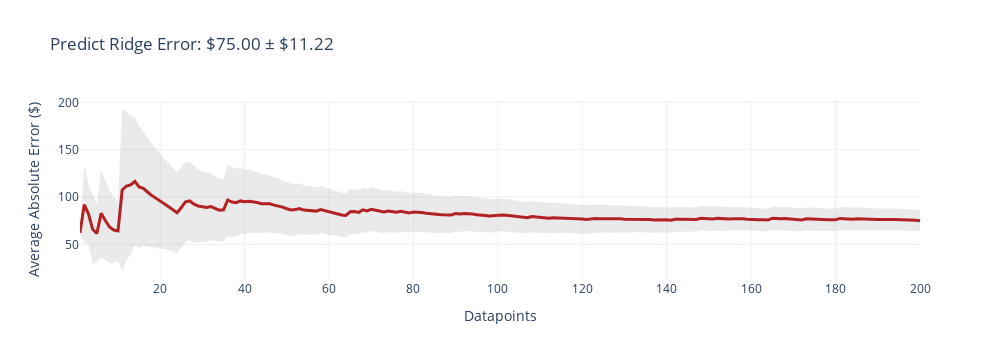
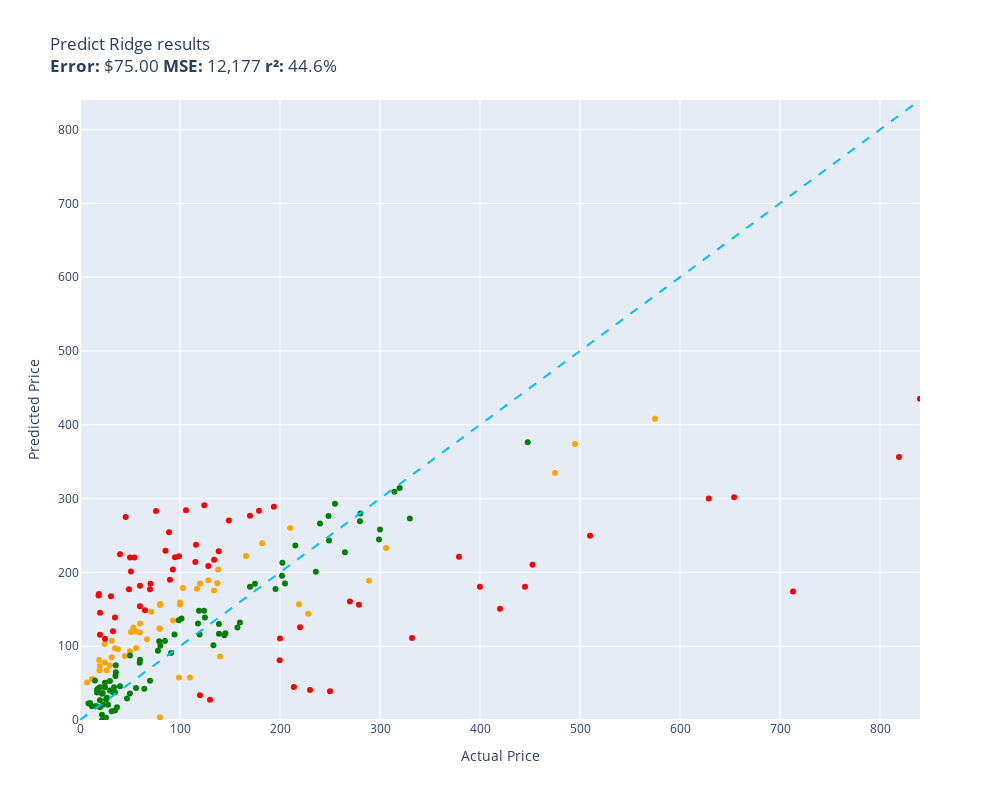

The notebook cell saved with these charts, in order:
### Code cell
ridge_pipeline.fit(train_df['text'], train_df['price'])
def predict_ridge(item):
    return ridge_pipeline.predict([item.summary])[0]
evaluate(predict_ridge, test)

### Figure 1 — Plotly figure (JSON) as saved in the notebook; plotly's stock layout.template omitted (floating-point values rounded to 4 significant figures; data arrays with more than 128 entries replaced by an {"elided": "..."} marker saying what was removed)
{"data": [{"fill": "toself", "fillcolor": "rgba(150,150,150,0.2)", "hoverinfo": "skip", "line": {"color": "rgba(0,0,0,0)"}, "type": "scatter", "x": {"elided": "400 int values"}, "y": {"elided": "400 float values"}}, {"customdata": {"elided": "200 float values"}, "hovertemplate": "n=%{x}<br>Avg Error=$%{y:,.2f}<br>±95% CI=$%{customdata:,.2f}<extra></extra>", "line": {"color": "firebrick", "width": 3}, "mode": "lines", "type": "scatter", "x": {"elided": "200 int values"}, "y": {"elided": "200 float values"}}], "layout": {"height": 360, "showlegend": false, "title": {"text": "Predict Ridge Error: $75.00 ± $11.22"}, "width": 1000, "xaxis": {"title": {"text": "Datapoints"}}, "yaxis": {"title": {"text": "Average Absolute Error ($)"}}}}

### Figure 2 — Plotly figure (JSON) as saved in the notebook; plotly's stock layout.template omitted (floating-point values rounded to 4 significant figures)
{"data": [{"customdata": [["Old Blood Noise Excess V2 Distortion Cho...\nGuess=$156.77  Actual=$219.00"], ["NewPower99 Battery Kit for Samsung Galax...\nGuess=$-8.06  Actual=$54.95"], ["Stand for Raven Pro Document Scanner - P...\nGuess=$73.69  Actual=$29.85"], ["GJY Portable TV,10.6 inch Mini TV for AT...\nGuess=$123.92  Actual=$79.36"], ["APS iBoard 6-inch Aluminum (Black Powder...\nGuess=$259.96  Actual=$210.23"], ["Intermatic PX300 12V 300W Transformer wi...\nGuess=$175.56  Actual=$134.00"], ["Mini PC, Kinupute Desktop Computer E3-12...\nGuess=$373.97  Actual=$495.00"], ["Clementoni 39132.5 Jigsaw Puzzle 1,000 P...\nGuess=$3.57  Actual=$79.95"], ["10GBase-LR SFP+ Transceiver, Handar 10GB...\nGuess=$73.17  Actual=$19.99"], ["Task T24287 Roman Ogee Router Bit with 1...\nGuess=$120.16  Actual=$55.88"], ["Southwire 120V/15A Right Angle User Atta...\nGuess=$95.79  Actual=$37.87"], ["15\" Locking Shower Head Extension Arm in...\nGuess=$155.57  Actual=$79.95"], ["Mylites+ Standard Comic Book Mylar Sleev...\nGuess=$97.17  Actual=$34.99"], ["Baseball Backpacks Large 18 Inch Bookbag...\nGuess=$85.13  Actual=$31.77"], ["KOHLER 18865-CP Filtered Water Faucet, P...\nGuess=$334.63  Actual=$475.00"], ["Projector, CRAZVIEW Projector with WiFi ...\nGuess=$125.23  Actual=$53.40"], ["Retevis RT68 Soft Earhook Walkie Talkie ...\nGuess=$50.78  Actual=$6.99"], ["Western Digital Enterprise RE4-GP 2TB SA...\nGuess=$57.67  Actual=$109.95"], ["Ultra Duster Canned Air Net 10 Oz 6-Pack\nGuess=$93.19  Actual=$49.90"], ["Satco S9596, 4 Count (Pack of 1), 4.18\nGuess=$55.52  Actual=$12.00"], ["Marvel Legends Series X-Men 6-Inch Archa...\nGuess=$57.66  Actual=$98.95"], ["ANZO USA 111207 GMC SIERRA 99-06 / YUKON...\nGuess=$239.30  Actual=$182.28"], ["Kingston Brass KS269SN Kingston Clawfoot...\nGuess=$233.00  Actual=$305.99"], ["EMART Photography C Stand with Boom Arm,...\nGuess=$184.89  Actual=$119.99"], ["Pioneer 2AM401-BN Two Handle Kitchen Fau...\nGuess=$144.04  Actual=$228.22"], ["Walker Exhaust Ultra EPA 16478 Direct Fi...\nGuess=$408.20  Actual=$574.99"], ["4LT LUMINETTE Vanity Opal GLS BSN\nGuess=$159.10  Actual=$99.99"], ["4pc Wheel Spacers Adapters 4\" (2inch Per...\nGuess=$177.83  Actual=$116.95"], ["Royal Designs, Inc. Decorative Abundant ...\nGuess=$77.91  Actual=$24.95"], ["DuraGo 29515020 Front Hub Assembly\nGuess=$189.38  Actual=$128.34"], ["Berta (6 Pieces) 1-1/4 inch Overlay, 90 ...\nGuess=$102.89  Actual=$24.66"], ["Linkloos Solar Street Lights Outdoor Wat...\nGuess=$97.59  Actual=$55.99"], ["GENUINE VOLVO THERMOSTAT (3.0, 3.2) S60 ...\nGuess=$178.68  Actual=$102.85"], ["Cardone 84-58642 New HEI Electronic Dist...\nGuess=$222.27  Actual=$165.99"], ["Hp Pavilion P7-1257c Motherboard Aahd3-h...\nGuess=$118.38  Actual=$59.86"], ["Amana Tool - SC587 Carbide Tipped 3-Wing...\nGuess=$146.80  Actual=$71.23"], ["Evan Fischer Radiator Cooling Fan Assemb...\nGuess=$185.10  Actual=$137.34"], ["ASUS VY279HE-W 27” 1080P Monitor - White...\nGuess=$203.79  Actual=$138.10"], ["Diversitech UC2436-3 Ultralite Condenser...\nGuess=$157.02  Actual=$80.39"], ["Lorell Bell Chair Glide, 2.5\", Black\nGuess=$67.11  Actual=$19.50"], ["CTLAMP XL-2100 Professional Quality XL-2...\nGuess=$107.54  Actual=$32.00"], ["200 ' feet True 14 Gauge AWG CCA Speaker...\nGuess=$86.80  Actual=$44.95"], ["StonKraft Brass Chess Board Game Set wit...\nGuess=$86.15  Actual=$140.00"], ["Baumgartens Sicurix Blank PVC ID Cards (...\nGuess=$81.23  Actual=$19.11"], ["Audio Techinca ATW-T1002 System 10 Handh...\nGuess=$188.65  Actual=$289.00"], ["LD Compatible Ink Cartridge Replacement ...\nGuess=$-20.10  Actual=$41.99"], ["Samsung DA97-07603B Freezer Ice Maker As...\nGuess=$134.96  Actual=$93.02"], ["KZ ZS10 Pro in Ear Monitor Headphone KZ ...\nGuess=$109.32  Actual=$66.99"], ["Fender Hendrix Voodoo Child Coiled Instr...\nGuess=$130.67  Actual=$59.99"], ["W11130208 W10695459 Refrigerator LED Mod...\nGuess=$67.47  Actual=$26.59"], ["Fitness Center Gym Room Weight Train Dua...\nGuess=$156.47  Actual=$99.99"], ["MonMount Triple Monitor Stand Freestandi...\nGuess=$123.47  Actual=$79.99"], ["Refresh NSF-53 Premium Replacement Refri...\nGuess=$119.26  Actual=$50.99"]], "hovertemplate": "%{customdata[0]}<extra></extra>", "legendgroup": "orange", "marker": {"color": "orange", "size": 6, "symbol": "circle"}, "mode": "markers", "name": "orange", "orientation": "v", "showlegend": true, "type": "scatter", "x": [219.0, 54.95, 29.85, 79.36, 210.2, 134.0, 495.0, 79.95, 19.99, 55.88, 37.87, 79.95, 34.99, 31.77, 475.0, 53.4, 6.99, 110.0, 49.9, 12.0, 98.95, 182.3, 306.0, 120.0, 228.2, 575.0, 99.99, 117.0, 24.95, 128.3, 24.66, 55.99, 102.8, 166.0, 59.86, 71.23, 137.3, 138.1, 80.39, 19.5, 32.0, 44.95, 140.0, 19.11, 289.0, 41.99, 93.02, 66.99, 59.99, 26.59, 99.99, 79.99, 50.99], "xaxis": "x", "y": [156.8, -8.059, 73.69, 123.9, 260.0, 175.6, 374.0, 3.573, 73.17, 120.2, 95.79, 155.6, 97.17, 85.13, 334.6, 125.2, 50.78, 57.67, 93.19, 55.52, 57.66, 239.3, 233.0, 184.9, 144.0, 408.2, 159.1, 177.8, 77.91, 189.4, 102.9, 97.59, 178.7, 222.3, 118.4, 146.8, 185.1, 203.8, 157.0, 67.11, 107.5, 86.8, 86.15, 81.23, 188.6, -20.1, 135.0, 109.3, 130.7, 67.47, 156.5, 123.5, 119.3], "yaxis": "y"}, {"customdata": [["telpo Headlight Assembly Fit For 15 Camr...\nGuess=$237.59  Actual=$115.99"], ["RBC12-UPC Replacement Battery Cartridge ...\nGuess=$40.63  Actual=$229.99"], ["Bam France 2002XL Contoured Hightech Bla...\nGuess=$174.01  Actual=$713.00"], ["Metabo HPT 36V MultiVolt™ Cordless Rotar...\nGuess=$221.07  Actual=$379.00"], ["46mm Digital Pro High-Resolution Close-U...\nGuess=$145.45  Actual=$19.99"], ["Innovative Percussion CB-6 Chamois Bass ...\nGuess=$220.24  Actual=$54.32"], ["LOVE MEI Galaxy S10 Lite Case, Military ...\nGuess=$120.20  Actual=$32.98"], ["Bam Trekking 3027SB Single Black Clarine...\nGuess=$111.12  Actual=$332.00"], ["DEWALT 20V MAX* XR Impact Driver with Bl...\nGuess=$210.17  Actual=$452.53"], ["Deco Mount Pro Tripod Microphone Stand w...\nGuess=$181.95  Actual=$59.95"], ["Scranton & Co 3 Drawer Mobile File Cabin...\nGuess=$214.01  Actual=$115.35"], ["Canon EOS Rebel T7 Digital SLR Camera wi...\nGuess=$356.29  Actual=$819.00"], ["Travelpro Platinum Elite Slim Business L...\nGuess=$44.61  Actual=$213.83"], ["JRready ST6313 DT Deutsch Connector Kit,...\nGuess=$81.08  Actual=$199.68"], ["Dakota Alert MURS Alert Probe Sensor - M...\nGuess=$125.52  Actual=$219.99"], ["DALDED LED Light Kit for Lego Sonic Gree...\nGuess=$110.05  Actual=$24.99"], ["3D Tree Hole Branches 075 Stair Risers D...\nGuess=$27.52  Actual=$129.99"], ["Diversitech WG840585 Motor, (Ddb) 1/3Hp,...\nGuess=$217.23  Actual=$134.12"], ["MC: Pindicator (Dual Intensity Amber)\nGuess=$224.50  Actual=$40.00"], ["Poison Spyder 10-08-020 Rocker Knocker\nGuess=$300.21  Actual=$628.76"], ["DIMARZIO 204284 DP 163FBK Blues Bucker G...\nGuess=$190.08  Actual=$89.99"], ["Lighted Triangle Mirror Cabinet Bathroom...\nGuess=$180.51  Actual=$445.00"], ["BESTILL Wall Mounted Shower Faucet Set, ...\nGuess=$283.04  Actual=$76.00"], ["Engine Thermostat, Replace 19301-PAA-306...\nGuess=$170.71  Actual=$18.89"], ["Dell Optiplex 390 Desktop Computer i3 3....\nGuess=$290.89  Actual=$124.27"], ["Neporal Full Spectrum Light Bulb, 6000K ...\nGuess=$168.76  Actual=$18.59"], ["Pidoko Kids Train Table, Grey with 90 Pc...\nGuess=$33.63  Actual=$119.97"], ["LEGO Marvel Avengers War Machine Buster ...\nGuess=$154.13  Actual=$59.95"], ["KOHLER K-1185540-CP Assembly-Slider\nGuess=$275.14  Actual=$45.67"], ["Trim Kit for 2-handle Shower & Tub Valve...\nGuess=$220.53  Actual=$94.99"], ["iPhone 12/12 Pro Nicaragua Guardabarranc...\nGuess=$115.55  Actual=$19.97"], ["Aeromotive 13304 Regulator, X1 Adjustabl...\nGuess=$160.67  Actual=$269.95"], ["Canon Sure Shot 90u 35mm Date Camera\nGuess=$180.44  Actual=$399.89"], ["Wilkinson LOW GAUSS Vintage Tone Strat S...\nGuess=$167.70  Actual=$30.93"], ["Ibanez M510OVS Acoustic Mandolin in Vint...\nGuess=$276.83  Actual=$169.99"], ["CradlePoint Compact Broadband Router (CB...\nGuess=$254.41  Actual=$89.00"], ["Pyle Wireless Rear View Backup Camera - ...\nGuess=$184.54  Actual=$70.45"], ["Universal Power Group 12V 100Ah Sealed L...\nGuess=$110.54  Actual=$199.99"], ["Auertech Portable Washing Machine, 14lbs...\nGuess=$221.99  Actual=$98.99"], ["18 Inch White Undermount Kitchen Sink - ...\nGuess=$283.50  Actual=$179.00"], ["ECCPP Power Steering Pump for 2009-2010 ...\nGuess=$229.43  Actual=$85.48"], ["UPR Mach 1 Chin Spoiler Fits 94-98 Musta...\nGuess=$148.71  Actual=$64.99"], ["Skullcandy Hesh Evo Bluetooth Headphones...\nGuess=$177.11  Actual=$69.99"], ["ROHL WSGUM3018WH Wire Sink Grids, White\nGuess=$208.52  Actual=$128.28"], ["Music Hall pa15.3 MM/MC Phono Preamplifi...\nGuess=$38.85  Actual=$250.00"], ["4 Inches Rolled Muffler Tip Catback Exha...\nGuess=$288.78  Actual=$193.88"], ["Competition Clutch Disc and Pressure Pla...\nGuess=$249.56  Actual=$510.00"], ["The Puppet Company - Carpet-Unicorn, Whi...\nGuess=$-66.51  Actual=$19.00"], ["KUNFINE Android Radio CarPlay & Android ...\nGuess=$284.07  Actual=$106.00"], ["VIPMOTOZ Sequential Turn Signal Premium ...\nGuess=$156.21  Actual=$278.94"], ["A-Premium Front Suspension Steering Knuc...\nGuess=$177.25  Actual=$48.99"], ["Dell XPS 13 9343-2727SLV 13.3\" Full HD S...\nGuess=$435.09  Actual=$839.99"], ["BXYJY for Samsung Galaxy Z Fold 3 Case w...\nGuess=$-48.93  Actual=$49.99"], ["Pacific Drums PDCM1618TTRB 16 x 18 Inche...\nGuess=$150.80  Actual=$419.99"], ["Vinyl Soft Top Roll-up Adjustable Truck ...\nGuess=$270.14  Actual=$148.88"], ["Blanco 230966 Valea Stainless Steel Sink...\nGuess=$203.83  Actual=$92.88"], ["Empava 24\" Single Wall Ovens 10 Cooking ...\nGuess=$301.90  Actual=$654.14"], ["Viola Bow 4/4 Full Size Carbon Fiber (Bl...\nGuess=$220.03  Actual=$49.99"], ["Jada Toys Ryan's World Combo Panda Airli...\nGuess=$138.87  Actual=$34.94"], ["Pyle 2x120 Watt Home Audio Speaker Power...\nGuess=$201.12  Actual=$50.92"], ["Garmin 010-12402-10 GT15M-TM Transom-Mou...\nGuess=$228.60  Actual=$138.74"]], "hovertemplate": "%{customdata[0]}<extra></extra>", "legendgroup": "red", "marker": {"color": "red", "size": 6, "symbol": "circle"}, "mode": "markers", "name": "red", "orientation": "v", "showlegend": true, "type": "scatter", "x": [116.0, 230.0, 713.0, 379.0, 19.99, 54.32, 32.98, 332.0, 452.5, 59.95, 115.3, 819.0, 213.8, 199.7, 220.0, 24.99, 130.0, 134.1, 40.0, 628.8, 89.99, 445.0, 76.0, 18.89, 124.3, 18.59, 120.0, 59.95, 45.67, 94.99, 19.97, 269.9, 399.9, 30.93, 170.0, 89.0, 70.45, 200.0, 98.99, 179.0, 85.48, 64.99, 69.99, 128.3, 250.0, 193.9, 510.0, 19.0, 106.0, 278.9, 48.99, 840.0, 49.99, 420.0, 148.9, 92.88, 654.1, 49.99, 34.94, 50.92, 138.7], "xaxis": "x", "y": [237.6, 40.63, 174.0, 221.1, 145.5, 220.2, 120.2, 111.1, 210.2, 182.0, 214.0, 356.3, 44.61, 81.08, 125.5, 110.1, 27.52, 217.2, 224.5, 300.2, 190.1, 180.5, 283.0, 170.7, 290.9, 168.8, 33.63, 154.1, 275.1, 220.5, 115.6, 160.7, 180.4, 167.7, 276.8, 254.4, 184.5, 110.5, 222.0, 283.5, 229.4, 148.7, 177.1, 208.5, 38.85, 288.8, 249.6, -66.51, 284.1, 156.2, 177.2, 435.1, -48.93, 150.8, 270.1, 203.8, 301.9, 220.0, 138.9, 201.1, 228.6], "yaxis": "y"}, {"customdata": [["EXMAX NG-10X Fresnel Lens Focusing Adapt...\nGuess=$53.24  Actual=$69.98"], ["SuppliesOutlet Compatible Toner Cartridg...\nGuess=$114.91  Actual=$144.29"], ["ACDelco GM Original Equipment FW339 Fron...\nGuess=$236.41  Actual=$215.33"], ["8544771 Dryer Heating Element, 279816 Th...\nGuess=$74.16  Actual=$35.74"], ["Pump Head TBVECHI 175PSI 4KW 5.5HP 21CFM...\nGuess=$273.03  Actual=$329.90"], ["Panasonic KX-TG6511B DECT 6.0 PLUS Expan...\nGuess=$106.86  Actual=$79.20"], ["LD Products Compatible Toner Cartridge R...\nGuess=$87.55  Actual=$49.98"], ["PEMP E65 E66 CDC Simulate Optical Fiber ...\nGuess=$147.98  Actual=$119.00"], ["CORSAIR Dominator Platinum RGB 32GB (2x1...\nGuess=$147.94  Actual=$124.00"], ["HK SYSTEMS 13\" Heavy Duty Black \"Push\" O...\nGuess=$107.03  Actual=$84.95"], ["SKB iSeries 3i-13096-6KP Case for BlackM...\nGuess=$184.48  Actual=$174.99"], ["June Garden 12\" Sweet Dolly Charlotte - ...\nGuess=$17.20  Actual=$19.99"], ["Aolemi Oil Rubbed Bronze Single Function...\nGuess=$135.02  Actual=$98.65"], ["GanFindX Portable Car Hand Controls for ...\nGuess=$131.99  Actual=$159.90"], ["KOMPUTERBAY 4GB 2X 2GB DDR2 1066MHz PC2-...\nGuess=$100.48  Actual=$80.34"], ["Evergreen HSHB2005 Cylinder Head Gasket ...\nGuess=$77.52  Actual=$59.69"], ["Tidal Front + Rear Fender Flares 4PC Poc...\nGuess=$292.89  Actual=$254.99"], ["152MM Hole Saws M42 Bi-Metal High Speed ...\nGuess=$42.29  Actual=$17.99"], ["Wenger City Upgrade Laptop Backpack with...\nGuess=$117.66  Actual=$145.42"], ["AUTOFREE LED Tail Lights Assembly Compat...\nGuess=$195.52  Actual=$201.99"], ["Adams Check Payment and Deposit Register...\nGuess=$59.70  Actual=$35.49"], ["Fjallraven, Kanken Laptop 15\" Backpack f...\nGuess=$115.99  Actual=$119.65"], ["Evan-Fischer Front Bumper Cover Compatib...\nGuess=$213.04  Actual=$202.38"], ["Laisomeke Waterproof Junction Box, Unive...\nGuess=$18.69  Actual=$11.99"], ["Sumerain S1339CM Double Handle Widesprea...\nGuess=$201.00  Actual=$235.86"], ["Webcem Solar Shed Light Outdoor Indoor, ...\nGuess=$93.86  Actual=$77.96"], ["Festool 492370 Platin 2 S1000 Grit 6-Inc...\nGuess=$90.87  Actual=$91.00"], ["VLAND LED Smoked Taillights Compatible F...\nGuess=$266.31  Actual=$239.99"], ["PM Auto Front Right Quick Complete Strut...\nGuess=$138.98  Actual=$124.94"], ["Tablet PC Cover Compatible with Lenovo T...\nGuess=$11.77  Actual=$31.61"], ["Miyaya@ Funny Animal Masks Collection fo...\nGuess=$37.10  Actual=$16.99"], ["Trail Gear Twin Stick Kit for Top Shift ...\nGuess=$269.41  Actual=$279.92"], ["Beck/Arnley 0421945 Air Filter\nGuess=$64.78  Actual=$35.87"], ["IQShield Screen Protector Compatible wit...\nGuess=$22.30  Actual=$9.95"], ["Liberty Imports 12 Pack: US Military Toy...\nGuess=$40.57  Actual=$16.98"], ["Ceramic Talavera Mexican Tile 4x4\", 9 Pi...\nGuess=$52.71  Actual=$29.95"], ["Intrepid International Dressage Letters-...\nGuess=$30.15  Actual=$26.99"], ["KUNN Small Electrician Tool Pouch Utilit...\nGuess=$-0.46  Actual=$21.99"], ["Replacement Remote Control for PANASONIC...\nGuess=$12.93  Actual=$34.95"], ["KS K-STORM Replacement Silicone Mushroom...\nGuess=$22.31  Actual=$8.50"], ["LSSAGOON Backpack for Women Teen Kids Gi...\nGuess=$44.27  Actual=$33.99"], ["Grey Pneumatic 1311SD Impact Socket Set\nGuess=$125.22  Actual=$157.43"], ["GE RPWF SmartWater Comparable Refrigerat...\nGuess=$17.22  Actual=$36.99"], ["Urth 62mm UV, Circular Polarizing (CPL),...\nGuess=$116.75  Actual=$139.00"], ["MGP Caliper Covers 39011SACURD Red Powde...\nGuess=$243.19  Actual=$249.00"], ["LSI Broadcom SAS 9300-8i 8-port 12Gb/s S...\nGuess=$130.75  Actual=$118.00"], ["NewFantasia Replacement Audio Cable with...\nGuess=$-3.81  Actual=$31.00"], ["Mikrotik RB3011UIAS-RM RouterBOARD 10xGi...\nGuess=$244.54  Actual=$299.00"], ["MONOCARBON Forged Carbon Fiber Case for ...\nGuess=$81.62  Actual=$59.99"], ["AC Compressor & A/C Kit For BMW 335i 335...\nGuess=$309.24  Actual=$314.41"], ["MXR Carbon Copy Deluxe Analog Delay Guit...\nGuess=$177.33  Actual=$195.50"], ["Chalkboard Name Badges with Magnetic Bac...\nGuess=$26.65  Actual=$19.95"], ["USB Charger, CIVIE High Speed 60W Multip...\nGuess=$19.07  Actual=$15.99"], ["Kastar Battery Pack Replacement for Sony...\nGuess=$44.50  Actual=$19.99"], ["New Replacement seat cover fits Yamaha M...\nGuess=$130.11  Actual=$138.95"], ["AZX Stylus Pencil for Apple iPad Pro 202...\nGuess=$39.86  Actual=$29.99"], ["Raspberry Pi 3 Model B+ Aluminum Case Me...\nGuess=$53.42  Actual=$14.99"], ["SP Air Corporation SP-8102BU 1/4-Inch He...\nGuess=$184.91  Actual=$204.99"], ["LCD Screen for Dell Inspiron 17R 17.3\" H...\nGuess=$42.48  Actual=$64.37"], ["APS iBoard (304 Stainless Steel Polished...\nGuess=$227.29  Actual=$264.95"], ["200 Couples Conversation Cards - Enjoy B...\nGuess=$37.46  Actual=$32.97"], ["KYX Racing Hardened Steel Center Drive S...\nGuess=$29.07  Actual=$46.99"], ["OEM Samsung Remote Control Shipped with ...\nGuess=$43.19  Actual=$56.00"], ["Venom Power Terra Hunter R/T+ R/T All-Te...\nGuess=$314.46  Actual=$319.65"], ["Custom Engagement Logo Desk Embosser Sea...\nGuess=$35.95  Actual=$49.95"], ["520 Pieces Christmas Envelope Seal Stick...\nGuess=$3.20  Actual=$25.99"], ["BestPricedDecals Wine A BIT, You'll Feel...\nGuess=$-15.10  Actual=$12.98"], ["VATOS 4 Packs Bubble Machine Gun for Kid...\nGuess=$20.76  Actual=$22.88"], ["Steering Wheel, Carbon Fiber Automotive ...\nGuess=$376.47  Actual=$447.74"], ["VONADO Space Wars Colonial Viper MK1 Bui...\nGuess=$45.89  Actual=$39.99"], ["Replacement Remote Control fit for Sony ...\nGuess=$22.59  Actual=$9.99"], ["Disney Princess Sparkling Princess Sleep...\nGuess=$50.47  Actual=$24.95"], ["sabermaster TCG Playmat yugioh playmat T...\nGuess=$7.01  Actual=$21.99"], ["Star Wars Die-Cast Metal TITANIUM Series...\nGuess=$36.53  Actual=$22.70"], ["DuraGo BR5330 Front Vented Disc Brake Ro...\nGuess=$137.64  Actual=$101.51"], ["Glovion Music Stand Light, Clip On Piano...\nGuess=$20.50  Actual=$27.99"], ["Intex River Run Connect Lounge (Four)\nGuess=$115.82  Actual=$94.49"], ["Think Gizmos Build Your Own Robot Toys f...\nGuess=$44.21  Actual=$24.95"], ["HP Laserjet 2100 Laser Printer W/Test Pr...\nGuess=$258.01  Actual=$299.98"], ["PowerSport Front Rear Brakes and Rotors ...\nGuess=$276.55  Actual=$248.51"], ["VTech Strum and Jam Kidi Musical Guitar ...\nGuess=$35.44  Actual=$21.99"], ["Targus CityGear Durable Backpack, Black,...\nGuess=$101.44  Actual=$133.43"], ["STICKGOO Peel and Stick Backsplash for K...\nGuess=$37.74  Actual=$34.99"], ["Xiaomi Redmi 10 2022 NFC 4G LTE (128GB +...\nGuess=$180.38  Actual=$169.99"], ["For Volvo C70 S70 V70 V40 S40 AC Compres...\nGuess=$279.68  Actual=$280.41"], ["NICKSTON Red Sparkling Glitter Slim Band...\nGuess=$27.62  Actual=$25.99"]], "hovertemplate": "%{customdata[0]}<extra></extra>", "legendgroup": "green", "marker": {"color": "green", "size": 6, "symbol": "circle"}, "mode": "markers", "name": "green", "orientation": "v", "showlegend": true, "type": "scatter", "x": [69.98, 144.3, 215.3, 35.74, 329.9, 79.2, 49.98, 119.0, 124.0, 84.95, 175.0, 19.99, 98.65, 159.9, 80.34, 59.69, 255.0, 17.99, 145.4, 202.0, 35.49, 119.7, 202.4, 11.99, 235.9, 77.96, 91.0, 240.0, 124.9, 31.61, 16.99, 279.9, 35.87, 9.95, 16.98, 29.95, 26.99, 21.99, 34.95, 8.5, 33.99, 157.4, 36.99, 139.0, 249.0, 118.0, 31.0, 299.0, 59.99, 314.4, 195.5, 19.95, 15.99, 19.99, 138.9, 29.99, 14.99, 205.0, 64.37, 264.9, 32.97, 46.99, 56.0, 319.6, 49.95, 25.99, 12.98, 22.88, 447.7, 39.99, 9.99, 24.95, 21.99, 22.7, 101.5, 27.99, 94.49, 24.95, 300.0, 248.5, 21.99, 133.4, 34.99, 170.0, 280.4, 25.99], "xaxis": "x", "y": [53.24, 114.9, 236.4, 74.16, 273.0, 106.9, 87.55, 148.0, 147.9, 107.0, 184.5, 17.2, 135.0, 132.0, 100.5, 77.52, 292.9, 42.29, 117.7, 195.5, 59.7, 116.0, 213.0, 18.69, 201.0, 93.86, 90.87, 266.3, 139.0, 11.77, 37.1, 269.4, 64.78, 22.3, 40.57, 52.71, 30.15, -0.4603, 12.93, 22.31, 44.27, 125.2, 17.22, 116.7, 243.2, 130.7, -3.811, 244.5, 81.62, 309.2, 177.3, 26.65, 19.07, 44.5, 130.1, 39.86, 53.42, 184.9, 42.48, 227.3, 37.46, 29.07, 43.19, 314.5, 35.95, 3.196, -15.1, 20.76, 376.5, 45.89, 22.59, 50.47, 7.013, 36.53, 137.6, 20.5, 115.8, 44.21, 258.0, 276.5, 35.44, 101.4, 37.74, 180.4, 279.7, 27.62], "yaxis": "y"}, {"hoverinfo": "skip", "line": {"color": "deepskyblue", "dash": "dash"}, "mode": "lines", "showlegend": false, "type": "scatter", "x": [0, 840.0], "y": [0, 840.0]}], "layout": {"height": 800, "legend": {"title": {"text": "color"}, "tracegroupgap": 0}, "showlegend": false, "title": {"text": "Predict Ridge results<br><b>Error:</b> $75.00 <b>MSE:</b> 12,177 <b>r²:</b> 44.6%"}, "width": 1000, "xaxis": {"anchor": "y", "domain": [0, 1], "range": [0, 840.0], "title": {"text": "Actual Price"}}, "yaxis": {"anchor": "x", "domain": [0, 1], "range": [0, 840.0], "title": {"text": "Predicted Price"}}}}
